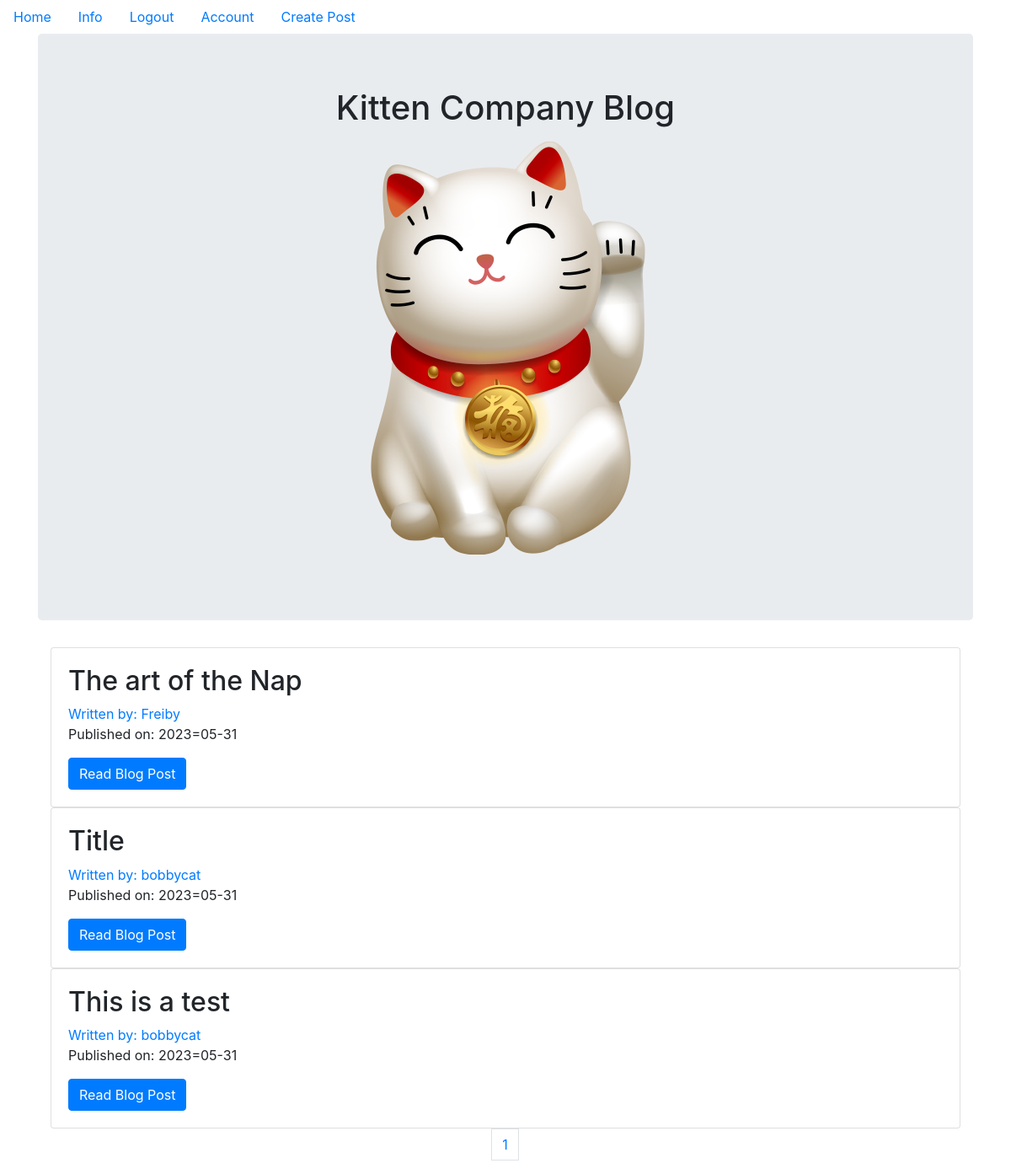
/ (signed in), run on the app's committed database.
### kittencompanyblog/models.py (models this page shows, shortened)
class BlogPost(db.Model):
    users = db.relationship(User) #connects blog post with user model, not using foreign key yet
    id = db.Column(db.Integer, primary_key = True)
    user_id = db.Column(db.Integer, db.ForeignKey('users.id'), nullable = False)
    date = db.Column(db.DateTime, nullable = False, default = datetime.utcnow)
    title = db.Column(db.String(140), nullable = False)
    text = db.Column(db.Text, nullable = False)

class User(db.Model, UserMixin):
    __tablename__ = 'users'
    id = db.Column(db.Integer, primary_key = True)
    profile_image = db.Column(db.String(64), nullable = False, default = 'default_profile.png')
    email = db.Column(db.String(64), unique=True, index=True)
    username = db.Column(db.String(64), unique=True, index=True)
    password_hash = db.Column(db.String(128))
    posts = db.relationship('BlogPost', backref='author', lazy=True)

### kittencompanyblog/core/views.py (the view)
@core.route('/')
def index():
    page = request.args.get('page', 1, type=int)
    blog_posts = BlogPost.query.order_by(BlogPost.date.desc()).paginate(page=page, per_page=10)
    return render_template('index.html',blog_posts=blog_posts, page=page)

### kittencompanyblog/models.py (called while the page is built)
@login_manager.user_loader
def load_user(user_id):
    return User.query.get(user_id)

### kittencompanyblog/templates/index.html
{% extends 'base.html' %}
{% block content %}
<div class="jumbotron text-center">
    <h1>Kitten Company Blog</h1>
    <img src="{{url_for('static', filename = 'profile_pics/Hello.png')}}" alt="">
</div>
<div class="container">
{% for post in blog_posts.items %}
<div class="card">
    <div class="card-body">
        <h2><a class="card-title" href="{{ url_for('blog_posts.blog_post', blog_post_id = post.id) }}"></a>{{ post.title }}</h2>
        <a href="{{ url_for('users.user_posts', username=post.author.username) }}">Written by: {{ post.author.username }}</a>
        <p>Published on: {{ post.date.strftime('%Y=%m-%d') }}</p>
        <a class="btn btn-primary" href="{{ url_for('blog_posts.blog_post', blog_post_id = post.id) }}">Read Blog Post</a>
    </div>
</div>
{% endfor %}
</div>
<nav aria-label="Page navigation example">
    <ul class="pagination justify-content-center">
        {% for page_num in blog_posts.iter_pages(left_edge=1,right_edge=1,left_current=1,right_current=2) %}
            {% if blog_posts.page == page_num %}
            <li class="class-item disabled">
                <a class="page-link" href="{{url_for('core.index', page=page_num)}}">{{ page_num }}</a>
            </li>
            {% else %}
            <li class="class-item">
                <a class="page-link" href="{{url_for('core.indexs', page=page_num)}}">{{ page_num }}</a>
            </li>
            {% endif %}
        {% endfor %}
  </nav>
{% endblock %}

### data on the page
BlogPost: title "The art of the Nap", author.username "Freiby", date "2023=05-31"
BlogPost: title "Title", author.username "bobbycat", date "2023=05-31"
BlogPost: title "This is a test", author.username "bobbycat", date "2023=05-31"

### other printed values
{{ page_num }} "1"
